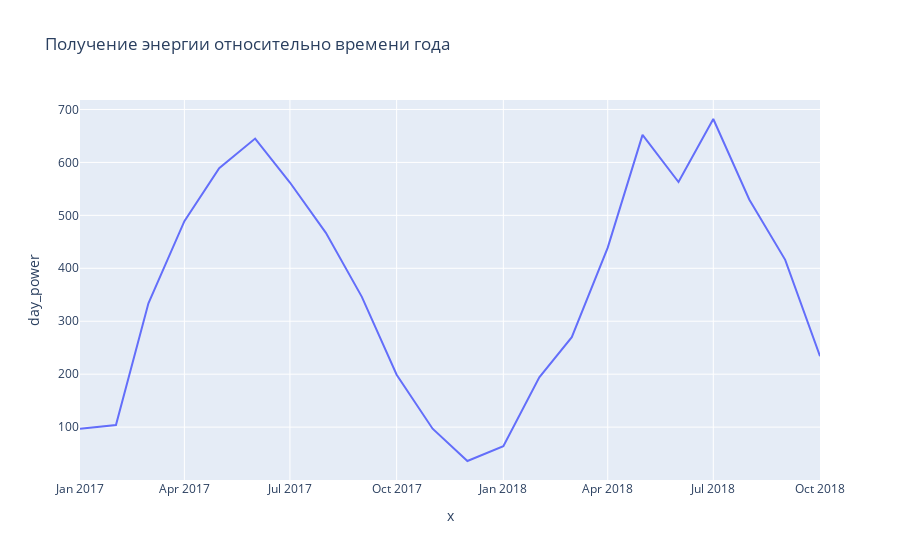

The code cell stored with this chart in its notebook:
### Markdown cell above
### График выработки энергии

### Code cell
import plotly.express as px 

data['day_power'] = data['cum_power'].diff()
data['date'] = pd.to_datetime(data['date'])
month = data.groupby(data['date'].dt.to_period('m')).sum()

fig = px.line(month, x=month.index.to_timestamp(), y='day_power', title='Получение энергии относительно времени года')
fig.show()

### Figure 1 — Plotly figure (JSON) as saved in the notebook; plotly's stock layout.template omitted (floating-point values rounded to 4 significant figures)
{"data": [{"hovertemplate": "x=%{x}<br>day_power=%{y}<extra></extra>", "legendgroup": "", "line": {"color": "#636efa", "dash": "solid"}, "marker": {"symbol": "circle"}, "mode": "lines", "name": "", "orientation": "v", "showlegend": false, "type": "scatter", "x": ["2017-01-01T00:00:00", "2017-02-01T00:00:00", "2017-03-01T00:00:00", "2017-04-01T00:00:00", "2017-05-01T00:00:00", "2017-06-01T00:00:00", "2017-07-01T00:00:00", "2017-08-01T00:00:00", "2017-09-01T00:00:00", "2017-10-01T00:00:00", "2017-11-01T00:00:00", "2017-12-01T00:00:00", "2018-01-01T00:00:00", "2018-02-01T00:00:00", "2018-03-01T00:00:00", "2018-04-01T00:00:00", "2018-05-01T00:00:00", "2018-06-01T00:00:00", "2018-07-01T00:00:00", "2018-08-01T00:00:00", "2018-09-01T00:00:00", "2018-10-01T00:00:00"], "xaxis": "x", "y": [97, 104, 334, 489, 589, 645, 562, 467, 346, 199, 97, 36, 64, 194, 270, 439, 652, 563, 682, 530, 416, 234], "yaxis": "y"}], "layout": {"legend": {"tracegroupgap": 0}, "title": {"text": "Получение энергии относительно времени года"}, "xaxis": {"anchor": "y", "domain": [0, 1], "title": {"text": "x"}}, "yaxis": {"anchor": "x", "domain": [0, 1], "title": {"text": "day_power"}}}}
